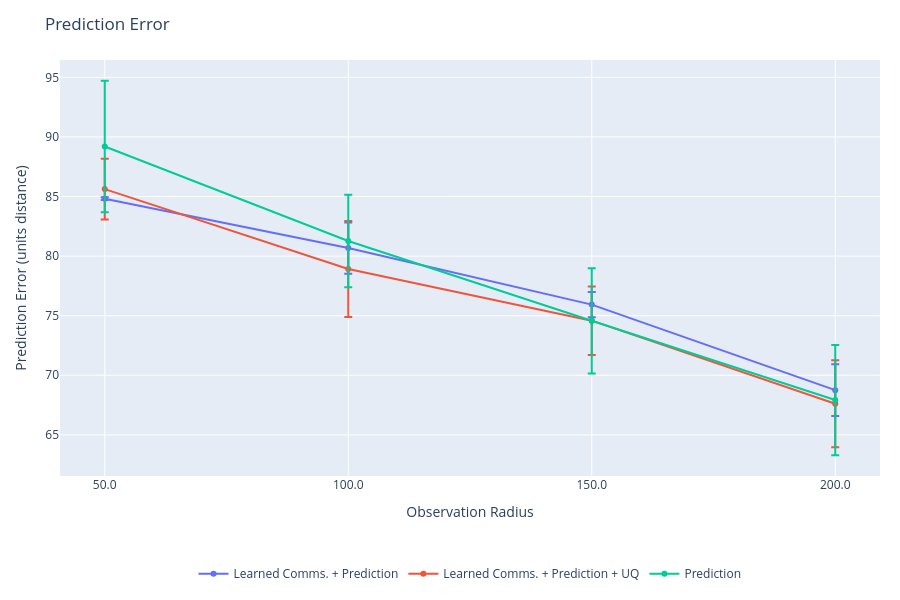
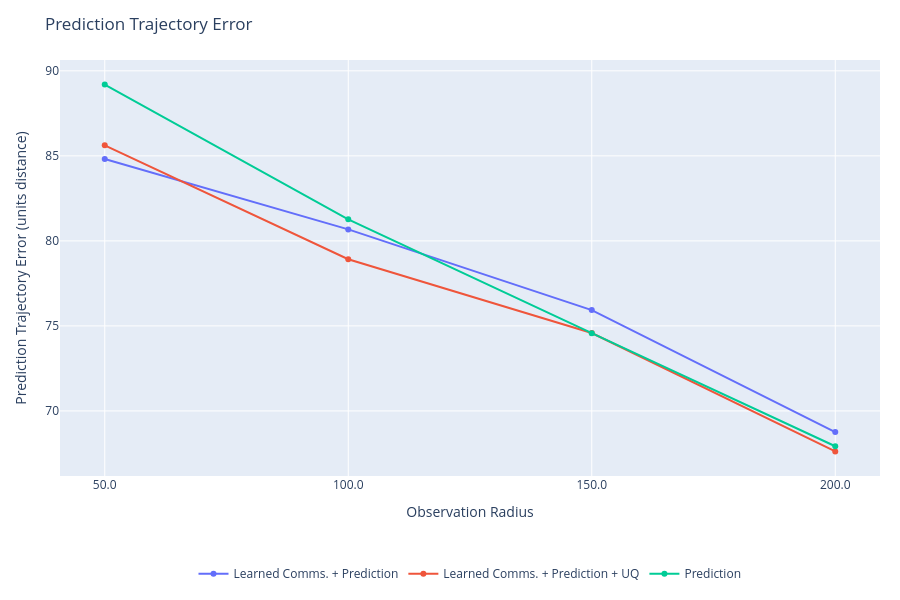
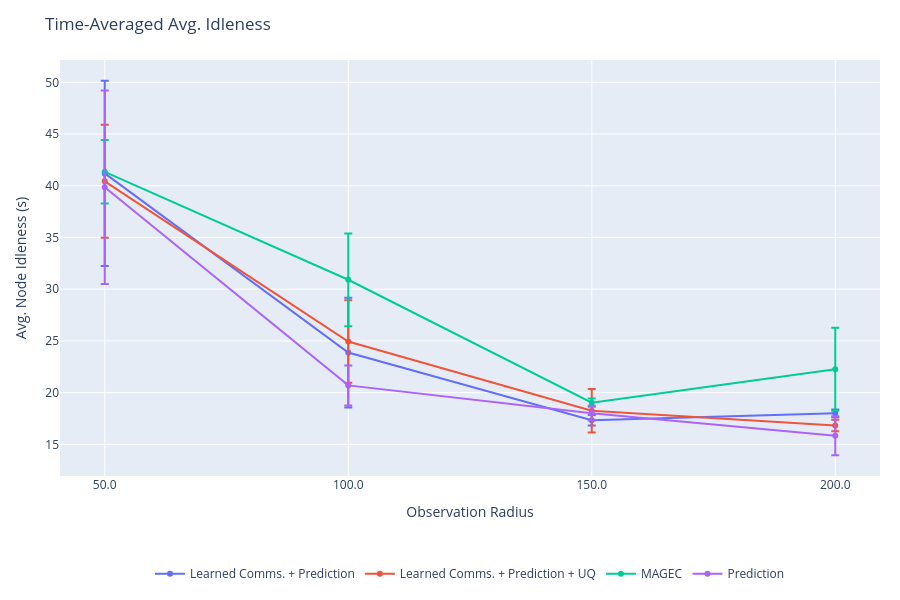
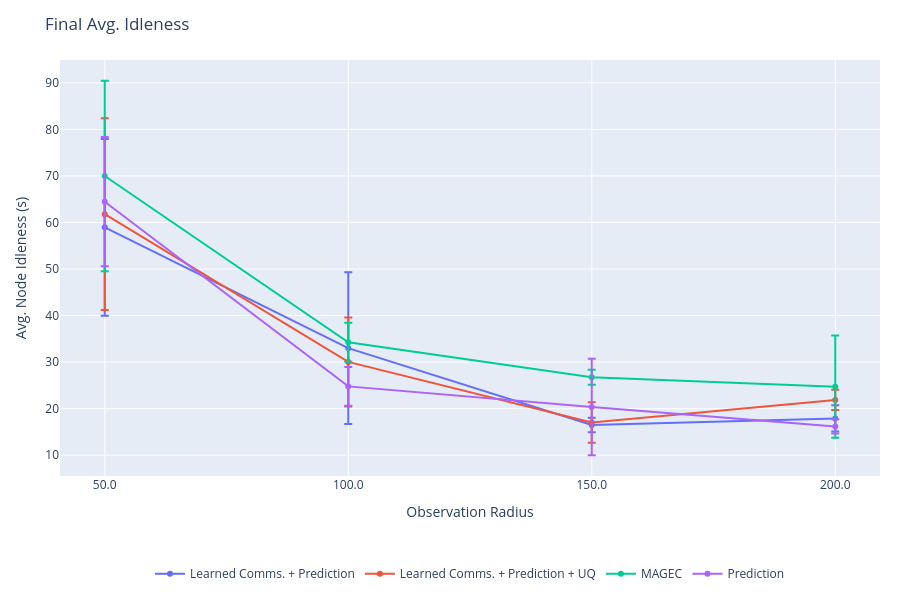

Source (notebook cell) for these figures, in order:
### Code cell
%reload_ext autoreload
%autoreload 2
from plots import *
import numpy as np

x_key = 'observation_radius'

# Data for plotting
plots = {
    'prediction_error_mean': {
        'title': 'Prediction Error',
        'ylabel': 'Prediction Error (units distance)',
        'xlabel': 'Observation Radius',
        'x': {series: get_x_radii(series, output, x_key) for series in output},
        # Average over all episodes and all timesteps.
        'y': {
            series: [np.mean(output[series][exp]['prediction_error_mean']) for exp in sorted_experiments(series, output, x_key)]
                for series in output if not next(iter(output[series].values())).attrs['prediction_disable']
        },
        'y_std': {
            series: [np.std(np.mean(output[series][exp]['prediction_error_mean'], axis=tuple(range(1, output[series][exp]['prediction_error_mean'].ndim)))) for exp in sorted_experiments(series, output, x_key)]
                for series in output if not next(iter(output[series].values())).attrs['prediction_disable']
        }
    },
    'prediction_trajectory_error_mean': {
        'title': 'Prediction Trajectory Error',
        'ylabel': 'Prediction Trajectory Error (units distance)',
        'xlabel': 'Observation Radius',
        'x': {series: get_x_radii(series, output, x_key) for series in output},
        # Average over all episodes and all timesteps.
        'y': {
            series: [np.mean(output[series][exp]['prediction_trajectory_error_mean']) for exp in sorted_experiments(series, output, x_key)]
                for series in output if not next(iter(output[series].values())).attrs['prediction_disable']
        }
    },
    'avg_idleness': {
        'title': 'Time-Averaged Avg. Idleness',
        'ylabel': 'Avg. Node Idleness (s)',
        'xlabel': 'Observation Radius',
        'x': {series: get_x_radii(series, output, x_key) for series in output},
        # Average over all episodes and all timesteps.
        'y': {
            series: [np.mean(output[series][exp]['avg_idleness']) for exp in sorted_experiments(series, output, x_key)]
                for series in output
        },
        'y_std': {
            series: [np.std(np.mean(output[series][exp]['avg_idleness'], axis=tuple(range(1, output[series][exp]['avg_idleness'].ndim)))) for exp in sorted_experiments(series, output, x_key)]
                for series in output
        }
    },
    'avg_idleness_final': {
        'title': 'Final Avg. Idleness',
        'ylabel': 'Avg. Node Idleness (s)',
        'xlabel': 'Observation Radius',
        'x': {series: get_x_radii(series, output, x_key) for series in output},
        'y': {
            series: [np.mean(output[series][exp]['avg_idleness'][:, -1]) for exp in sorted_experiments(series, output, x_key)]
                for series in output
        },
        'y_std': {
            series: [np.std(np.mean(output[series][exp]['avg_idleness'][:, -1], axis=tuple(range(1, output[series][exp]['avg_idleness'][:, -1].ndim)))) for exp in sorted_experiments(series, output, x_key)]
                for series in output
        }
    },
    'avg_idleness_over_time': {
        'title': 'Avg. Idleness vs. Time',
        'ylabel': 'Avg. Node Idleness (s)',
        'xlabel': 'Time Steps',
        # One trace per experiment: average over episodes, keep time dimension.
        'y': {
            series: {
                exp: np.mean(output[series][exp]['avg_idleness'], axis=0)
                for exp in sorted_experiments(series, output, x_key)
            }
            for series in output
        },
        # 'y_std': {
        #     series: {
        #         exp: np.std(output[series][exp]['avg_idleness'], axis=0)
        #         for exp in sorted_experiments(series, output, x_key)
        #     }
        #     for series in output
        # }
    },
    'worst_idleness': {
        'title': 'Time-Averaged Worst Idleness',
        'ylabel': 'Worst Node Idleness (s)',
        'xlabel': 'Observation Radius',
        'x': {series: get_x_radii(series, output, x_key) for series in output},
        # Average over all episodes and all timesteps.
        'y': {
            series: [np.mean(output[series][exp]['worst_idleness']) for exp in sorted_experiments(series, output, x_key)]
                for series in output
        },
        'y_std': {
            series: [np.std(np.mean(output[series][exp]['worst_idleness'], axis=tuple(range(1, output[series][exp]['worst_idleness'].ndim)))) for exp in sorted_experiments(series, output, x_key)]
                for series in output
        }
    },
    'worst_idleness_final': {
        'title': 'Final Worst Idleness',
        'ylabel': 'Worst Node Idleness (s)',
        'xlabel': 'Observation Radius',
        'x': {series: get_x_radii(series, output, x_key) for series in output},
        'y': {
            series: [np.mean(output[series][exp]['worst_idleness'][:, -1]) for exp in sorted_experiments(series, output, x_key)]
                for series in output
        }
    },
    'worst_idleness_over_time': {
        'title': 'Worst Idleness vs. Time',
        'ylabel': 'Worst Node Idleness (s)',
        'xlabel': 'Time Steps',
        # One trace per experiment: average over episodes, keep time dimension.
        'y': {
            series: {
                exp: np.mean(output[series][exp]['worst_idleness'], axis=0)
                for exp in sorted_experiments(series, output, x_key)
            }
            for series in output
        },
        'y_std': {
            series: {
                exp: np.std(output[series][exp]['worst_idleness'], axis=0)
                for exp in sorted_experiments(series, output, x_key)
            }
            for series in output
        }
    },
    'stddev_idleness': {
        'title': 'Time-Averaged Std. Dev. Idleness',
        'ylabel': 'Std. Dev. Node Idleness (s)',
        'xlabel': 'Observation Radius',
        'x': {series: get_x_radii(series, output, x_key) for series in output},
        # Average over all episodes and all timesteps.
        'y': {
            series: [np.mean(output[series][exp]['stddev_idleness']) for exp in sorted_experiments(series, output, x_key)]
                for series in output
        }
    },
    'stddev_idleness_over_time': {
        'title': 'Std. Dev. Idleness vs. Time',
        'ylabel': 'Std. Dev. Node Idleness (s)',
        'xlabel': 'Time Steps',
        # One trace per experiment: average over episodes, keep time dimension.
        'y': {
            series: {
                exp: np.mean(output[series][exp]['stddev_idleness'], axis=0)
                for exp in sorted_experiments(series, output, x_key)
            }
            for series in output
        },
        'y_std': {
            series: {
                exp: np.std(output[series][exp]['stddev_idleness'], axis=0)
                for exp in sorted_experiments(series, output, x_key)
            }
            for series in output
        }
    },
    'communication_requests': {
        'title': 'Communication Requests vs. Observation Radius',
        'ylabel': 'Communication Requests',
        'xlabel': 'Observation Radius',
        'x': {series: get_x_radii(series, output, x_key) for series in output},
        'y': {
            series: [np.mean(output[series][exp]['communication']['requests_made']) for exp in sorted_experiments(series, output, x_key)]
                for series in output
        }
    },
    'communication_requests_time': {
        'title': 'Cumulative Communication Requests vs. Time',
        'ylabel': 'Communication Requests',
        'xlabel': 'Time Steps',
        'y': {
            series: {
                exp: np.cumsum(np.mean(output[series][exp]['communication']['requests_made'], axis=0))
                for exp in sorted_experiments(series, output, x_key)
            }
            for series in output
        }
    },
    'prediction_uncertainty_mean': {
        'title': 'Prediction Uncertainty',
        'ylabel': 'Prediction Uncertainty (units distance)',
        'xlabel': 'Observation Radius',
        'x': {series: get_x_radii(series, output, x_key) for series in output},
        # Average over all episodes and all timesteps.
        'y': {
            series: [np.mean(output[series][exp]['prediction_uncertainty_mean']) for exp in sorted_experiments(series, output, x_key)]
                for series in output if not next(iter(output[series].values())).attrs['prediction_disable']
        }
    },
    'prediction_uncertainty_gap_mean': {
        'title': 'Prediction Uncertainty Gap',
        'ylabel': 'Prediction Uncertainty Gap (units distance)',
        'xlabel': 'Observation Radius',
        'x': {series: get_x_radii(series, output, x_key) for series in output},
        # Average over all episodes and all timesteps.
        'y': {
            series: [np.mean(output[series][exp]['prediction_uncertainty_gap_mean']) for exp in sorted_experiments(series, output, x_key)]
                for series in output if not next(iter(output[series].values())).attrs['prediction_disable']
        }
    },
}

# Miscelaneous statistics.
timesteps = [np.max([np.max(output[series][experiment]['deltaSteps'].shape[1]) for experiment in output[series]]) for series in output]

plot(plots, timesteps=timesteps)

### Figure 1 — Plotly figure (JSON) as saved in the notebook; plotly's stock layout.template omitted (floating-point values rounded to 4 significant figures)
{"data": [{"error_y": {"array": [0.1165, 2.151, 1.059, 2.167], "type": "data", "visible": true}, "hovertemplate": "%{x:.2f}: %{y:.4f}<extra></extra>", "mode": "lines+markers", "name": "Learned Comms. + Prediction", "type": "scatter", "x": [50, 100, 150, 200], "y": [84.82, 80.68, 75.93, 68.75]}, {"error_y": {"array": [2.545, 4.037, 2.871, 3.645], "type": "data", "visible": true}, "hovertemplate": "%{x:.2f}: %{y:.4f}<extra></extra>", "mode": "lines+markers", "name": "Learned Comms. + Prediction + UQ", "type": "scatter", "x": [50, 100, 150, 200], "y": [85.62, 78.92, 74.58, 67.62]}, {"error_y": {"array": [5.515, 3.875, 4.415, 4.628], "type": "data", "visible": true}, "hovertemplate": "%{x:.2f}: %{y:.4f}<extra></extra>", "mode": "lines+markers", "name": "Prediction", "type": "scatter", "x": [50, 100, 150, 200], "y": [89.19, 81.27, 74.57, 67.92]}], "layout": {"autosize": true, "height": 600, "hovermode": "closest", "legend": {"orientation": "h", "x": 0.5, "xanchor": "center", "y": -0.2, "yanchor": "top"}, "margin": {"b": 120, "l": 60, "r": 20, "t": 60}, "showlegend": true, "title": {"text": "Prediction Error"}, "xaxis": {"ticktext": ["50.0", "100.0", "150.0", "200.0"], "tickvals": [50, 100, 150, 200], "title": {"text": "Observation Radius"}}, "yaxis": {"title": {"text": "Prediction Error (units distance)"}}}}

### Figure 2 — Plotly figure (JSON) as saved in the notebook; plotly's stock layout.template omitted (floating-point values rounded to 4 significant figures)
{"data": [{"hovertemplate": "%{x:.2f}: %{y:.4f}<extra></extra>", "mode": "lines+markers", "name": "Learned Comms. + Prediction", "type": "scatter", "x": [50, 100, 150, 200], "y": [84.82, 80.68, 75.93, 68.75]}, {"hovertemplate": "%{x:.2f}: %{y:.4f}<extra></extra>", "mode": "lines+markers", "name": "Learned Comms. + Prediction + UQ", "type": "scatter", "x": [50, 100, 150, 200], "y": [85.62, 78.92, 74.58, 67.62]}, {"hovertemplate": "%{x:.2f}: %{y:.4f}<extra></extra>", "mode": "lines+markers", "name": "Prediction", "type": "scatter", "x": [50, 100, 150, 200], "y": [89.19, 81.27, 74.57, 67.92]}], "layout": {"autosize": true, "height": 600, "hovermode": "closest", "legend": {"orientation": "h", "x": 0.5, "xanchor": "center", "y": -0.2, "yanchor": "top"}, "margin": {"b": 120, "l": 60, "r": 20, "t": 60}, "showlegend": true, "title": {"text": "Prediction Trajectory Error"}, "xaxis": {"ticktext": ["50.0", "100.0", "150.0", "200.0"], "tickvals": [50, 100, 150, 200], "title": {"text": "Observation Radius"}}, "yaxis": {"title": {"text": "Prediction Trajectory Error (units distance)"}}}}

### Figure 3 — Plotly figure (JSON) as saved in the notebook; plotly's stock layout.template omitted (floating-point values rounded to 4 significant figures)
{"data": [{"error_y": {"array": [8.957, 5.309, 0.517, 0.3853], "type": "data", "visible": true}, "hovertemplate": "%{x:.2f}: %{y:.4f}<extra></extra>", "mode": "lines+markers", "name": "Learned Comms. + Prediction", "type": "scatter", "x": [50, 100, 150, 200], "y": [41.19, 23.87, 17.32, 17.99]}, {"error_y": {"array": [5.469, 3.989, 2.107, 0.5621], "type": "data", "visible": true}, "hovertemplate": "%{x:.2f}: %{y:.4f}<extra></extra>", "mode": "lines+markers", "name": "Learned Comms. + Prediction + UQ", "type": "scatter", "x": [50, 100, 150, 200], "y": [40.43, 24.93, 18.24, 16.82]}, {"error_y": {"array": [3.073, 4.482, 0.3911, 4.017], "type": "data", "visible": true}, "hovertemplate": "%{x:.2f}: %{y:.4f}<extra></extra>", "mode": "lines+markers", "name": "MAGEC", "type": "scatter", "x": [50, 100, 150, 200], "y": [41.35, 30.91, 19.03, 22.26]}, {"error_y": {"array": [9.364, 1.933, 0.707, 1.879], "type": "data", "visible": true}, "hovertemplate": "%{x:.2f}: %{y:.4f}<extra></extra>", "mode": "lines+markers", "name": "Prediction", "type": "scatter", "x": [50, 100, 150, 200], "y": [39.85, 20.7, 18.01, 15.83]}], "layout": {"autosize": true, "height": 600, "hovermode": "closest", "legend": {"orientation": "h", "x": 0.5, "xanchor": "center", "y": -0.2, "yanchor": "top"}, "margin": {"b": 120, "l": 60, "r": 20, "t": 60}, "showlegend": true, "title": {"text": "Time-Averaged Avg. Idleness"}, "xaxis": {"ticktext": ["50.0", "100.0", "150.0", "200.0"], "tickvals": [50, 100, 150, 200], "title": {"text": "Observation Radius"}}, "yaxis": {"title": {"text": "Avg. Node Idleness (s)"}}}}

### Figure 4 — Plotly figure (JSON) as saved in the notebook; plotly's stock layout.template omitted (floating-point values rounded to 4 significant figures)
{"data": [{"error_y": {"array": [19.0, 16.29, 1.54, 2.839], "type": "data", "visible": true}, "hovertemplate": "%{x:.2f}: %{y:.4f}<extra></extra>", "mode": "lines+markers", "name": "Learned Comms. + Prediction", "type": "scatter", "x": [50, 100, 150, 200], "y": [58.95, 33.01, 16.5, 17.92]}, {"error_y": {"array": [20.61, 9.546, 4.349, 2.165], "type": "data", "visible": true}, "hovertemplate": "%{x:.2f}: %{y:.4f}<extra></extra>", "mode": "lines+markers", "name": "Learned Comms. + Prediction + UQ", "type": "scatter", "x": [50, 100, 150, 200], "y": [61.79, 30.04, 17.05, 21.89]}, {"error_y": {"array": [20.45, 4.197, 1.615, 10.98], "type": "data", "visible": true}, "hovertemplate": "%{x:.2f}: %{y:.4f}<extra></extra>", "mode": "lines+markers", "name": "MAGEC", "type": "scatter", "x": [50, 100, 150, 200], "y": [69.98, 34.26, 26.73, 24.73]}, {"error_y": {"array": [13.88, 4.156, 10.37, 1.55], "type": "data", "visible": true}, "hovertemplate": "%{x:.2f}: %{y:.4f}<extra></extra>", "mode": "lines+markers", "name": "Prediction", "type": "scatter", "x": [50, 100, 150, 200], "y": [64.46, 24.79, 20.38, 16.2]}], "layout": {"autosize": true, "height": 600, "hovermode": "closest", "legend": {"orientation": "h", "x": 0.5, "xanchor": "center", "y": -0.2, "yanchor": "top"}, "margin": {"b": 120, "l": 60, "r": 20, "t": 60}, "showlegend": true, "title": {"text": "Final Avg. Idleness"}, "xaxis": {"ticktext": ["50.0", "100.0", "150.0", "200.0"], "tickvals": [50, 100, 150, 200], "title": {"text": "Observation Radius"}}, "yaxis": {"title": {"text": "Avg. Node Idleness (s)"}}}}
